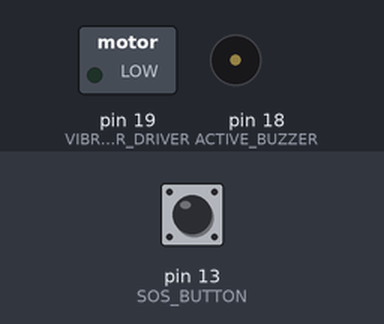
This sketch was run on a simulated Arduino Uno, built with avr-gcc and run on an emulated ATmega328P. Shown: switched loads named in the sketch (green lamp = pin HIGH), buzzer (waves = sounding, pin HIGH). The inputs (shaded band) are chosen by the test bench; at power-on: pin 13 (SOS_BUTTON) HIGH. What the sketch prints to the serial monitor is not drawn.

Above: at 1.2 s.
1.3 s: pin 13 (SOS_BUTTON) pulled LOW for 0.15 s
At 1.38 s:
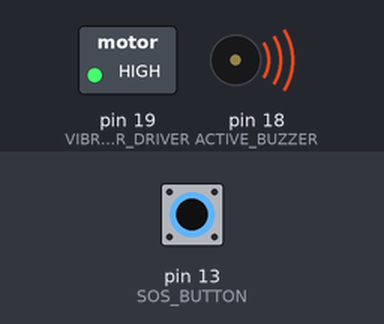
2.9 s: pin 13 (SOS_BUTTON) pulled LOW for 3.2 s
At 6.4 s:
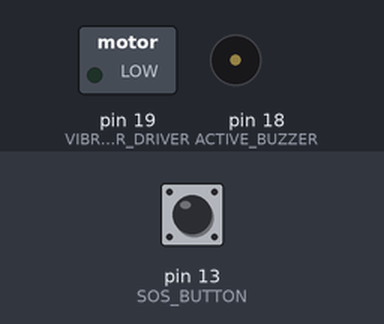
Timing chart, 0 to 7.9 s (numbered marks = the images above; inputs shaded):
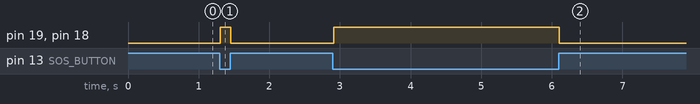

The sketch:

06_outputs_test.ino
```cpp
#include <Arduino.h>

constexpr int SOS_BUTTON = 13;
constexpr int ACTIVE_BUZZER = 18;
constexpr int VIBRATION_MOTOR_DRIVER = 19;

void setAlarm(bool on) {
  digitalWrite(ACTIVE_BUZZER, on ? HIGH : LOW);
  digitalWrite(VIBRATION_MOTOR_DRIVER, on ? HIGH : LOW);
}

void setup() {
  Serial.begin(115200);
  pinMode(SOS_BUTTON, INPUT_PULLUP);
  pinMode(ACTIVE_BUZZER, OUTPUT);
  pinMode(VIBRATION_MOTOR_DRIVER, OUTPUT);
  setAlarm(false);
  Serial.println("Hold SOS button (GPIO13 to GND) to test outputs.");
  Serial.println("Drive the vibration motor through a transistor + flyback diode.");
}

void loop() {
  const bool pressed = digitalRead(SOS_BUTTON) == LOW;
  setAlarm(pressed);
  delay(10);
}
```

Measured:
- after the input at 1.3 s, pin 19 (VIBRATION_MOTOR_DRIVER), pin 18 (ACTIVE_BUZZER): LOW → HIGH at once, → LOW 0.15 s later
- after the input at 2.9 s, pin 19 (VIBRATION_MOTOR_DRIVER), pin 18 (ACTIVE_BUZZER): LOW → HIGH at once, → LOW 3.2 s later
